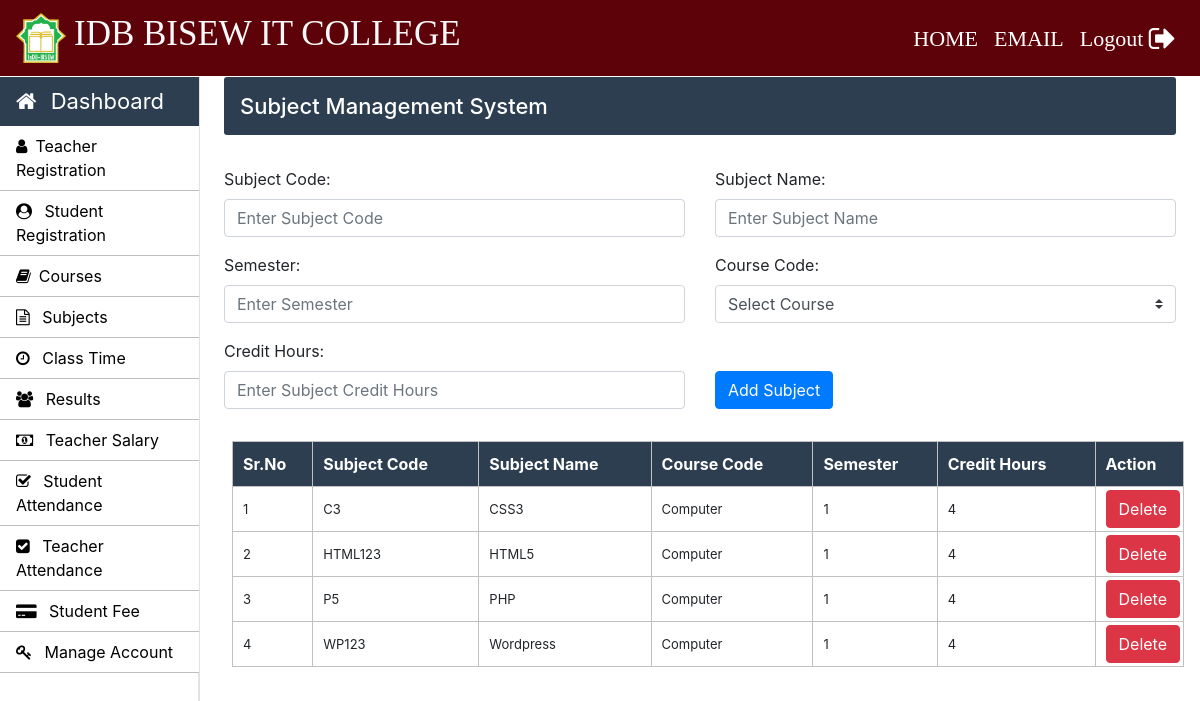
/Admin/subjects.php (signed in), run on the app's committed database.
### tables this page shows
CREATE TABLE `course_subjects` (
  `subject_code` varchar(10) NOT NULL,
  `subject_name` varchar(50) NOT NULL,
  `course_code` varchar(10) NOT NULL,
  `semester` int(10) NOT NULL,
  `credit_hours` int(5) NOT NULL
);

### Admin/subjects.php (the view, shortened to what this page needs)
<?php
		require_once "../connection/connection.php";
	?>
<!doctype html>
<html lang="en">
	<head>
	</head>
	<body>
		<?php include('../common/common-header.php') ?>
		<?php include('../common/admin-sidebar.php') ?>
		<main role="main" class="col-xl-10 col-lg-9 col-md-8 ml-sm-auto px-md-4 mb-2 w-100">
			<div class="sub-main">
				<div class="bar-margin text-center d-flex flex-wrap flex-md-nowrap pt-3 pb-2 mb-3 text-white admin-dashboard pl-3">
					<h4>Subject Management System </h4>
				</div>
				<div class="row">
					<div class="col-md-12">
						<form action="subjects.php" method="post">
							<div class="row mt-3">
								<div class="col-md-6">
									<div class="form-group">
										<label for="exampleInputEmail1">Subject Code: </label>
										<input type="text" name="subject_code" class="form-control" required placeholder="Enter Subject Code" required>
									</div>
								</div>
								<div class="col-md-6">
									<div class="form-group">
										<label for="exampleInputPassword1">Subject Name:</label>
										<input type="text" name="subject_name" class="form-control" required placeholder="Enter Subject Name" required>
									</div>
								</div>
							</div>
							<div class="row">
								<div class="col-md-6">
									<div class="form-group">
										<label for="exampleInputPassword1">Semester:</label>
										<input type="text" name="semester" class="form-control" required placeholder="Enter Semester" required>
									</div>
								</div>
								<div class="col-md-6">
									<div class="form-group">
										<label for="exampleInputEmail1">Course Code:</label>
										<select class="browser-default custom-select" name="course_code">
											<option >Select Course</option>
										</select>
									</div>
								</div>
							</div>
							<div class="row">
								<div class="col-md-6">
									<div class="form-group">
										<label for="exampleInputPassword1">Credit Hours:</label>
										<input type="number" name="credit_hours" class="form-control"  placeholder="Enter Subject Credit Hours" required>
									</div>
								</div>
								<div class="col-md-6 mt-4">
									<div class="form-group pt-2">
										<input type="submit" name="sub" value="Add Subject" class="btn btn-primary">
									</div>
								</div>
							</div>
						</form>
					</div>
				</div>
				<div class="row">
					<div class="col-md-12 ml-2">
						<section class="mt-3">
							<table class="w-100 table-elements table-three-tr" cellpadding="3">
								<tr class="table-tr-head table-three text-white">
									<th>Sr.No</th>
									<th>Subject Code</th>
									<th>Subject Name</th>
									<th>Course Code</th>
									<th>Semester</th>
									<th>Credit Hours</th>
									<th>Action</th>
								</tr>
								<?php
									$sr=1;
									$query="select subject_code,subject_name,course_code,semester,credit_hours from course_subjects";
									$run=mysqli_query($con,$query);
									while($row=mysqli_fetch_array($run)) {
									echo	"<tr>";
									echo	"<td>".$sr++."</td>";
									echo	"<td>".$row['subject_code']."</td>";
									echo	"<td>".$row['subject_name']."</td>";
									echo	"<td>".$row['course_code']."</td>";
									echo	"<td>".$row['semester']."</td>";
									echo	"<td>".$row['credit_hours']."</td>";
									echo	"<td width='20'><a class='btn btn-danger' href=delete-function.php?subject_code=".$row['subject_code'].">Delete</a></td>";
									echo	"</tr>";
									}
								?>
							</table>
						</section>
					</div>
				</div>
			</div>
		</main>
	</body>
</html>

### Css/style.css (style rules this page uses)
h4 { font-size: 22px; }
.admin-dashboard { margin-top: 1px !important; background: #2c3e50 !important; border-radius: 3px; }
.table-elements tr, td, th { font-size: 13px; border: 1px solid rgb(194, 193, 193); padding-left: 10px !important; }
.table-three { background: #2c3e50 !important; }
.table-tr-head { height: 45px !important; padding: 10px !important; margin-top: 5px !important; }
.table-font-for-transcript td, th { font-size: 16px !important; }

### data on the page
course_subjects: subject_code "C3", subject_name "CSS3", course_code "Computer", semester "1", credit_hours "4"
course_subjects: subject_code "HTML123", subject_name "HTML5", course_code "Computer", semester "1", credit_hours "4"
course_subjects: subject_code "P5", subject_name "PHP", course_code "Computer", semester "1", credit_hours "4"
course_subjects: subject_code "WP123", subject_name "Wordpress", course_code "Computer", semester "1", credit_hours "4"
